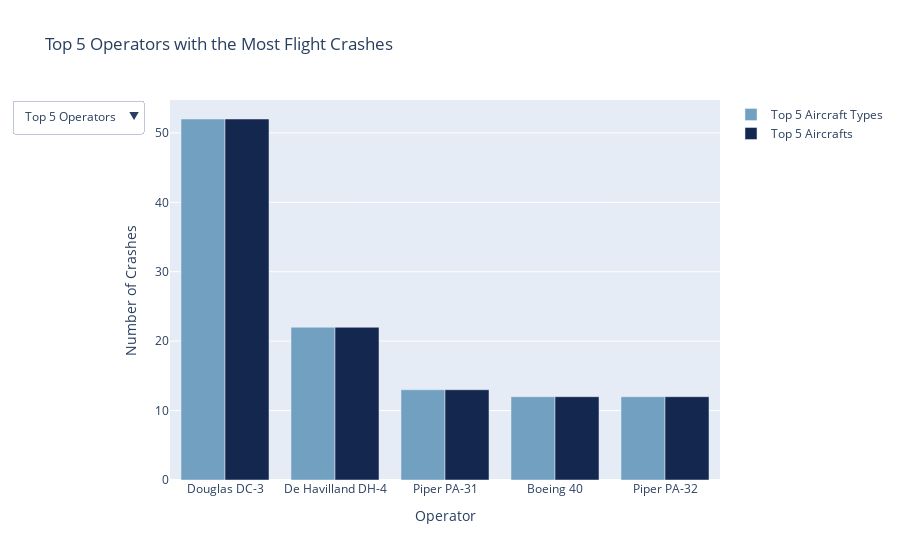

The notebook cell this image was saved under:
### Code cell
# INITIALIZE GRAPH OBJECT
fig = go.Figure()

# Group the data by aircraft type and count the number of crashes
type_crashes = df.groupby('Type').count()['Date'].reset_index(name='count')

# Sort the data by count in descending order
type_crashes = type_crashes.sort_values(by='count', ascending=False)

# Get the top 5 aircraft types with the most flight crashes
top_5_types = type_crashes.iloc[:5]

# TRACE-1: Top 5 histogram of Operators
fig.add_trace(go.Bar(x=top_5_types['Type'], y=top_5_types['count'], name='Top 5 Aircraft Types', marker_color='#72A0C1'))

# Group the data by aircraft type and count the number of crashes
type_crashes = df.groupby('Type').count()['Date'].reset_index(name='count')

# Sort the data by count in descending order
type_crashes = type_crashes.sort_values(by='count', ascending=False)

# Get the top 5 aircraft types with the most flight crashes
top_5_types = type_crashes.iloc[:5]

# TRACE-2: Top 5 AIRCARFTS
fig.add_trace(go.Bar(x=top_5_types['Type'], y=top_5_types['count'], name='Top 5 Aircrafts', marker_color="#13274F"))


# Add dropdown
fig.update_layout(
    updatemenus=[
        dict(
            active=0,
            buttons=list([
                dict(label="Top 5 Operators",
                        method="update",    
                        args=[{"visible": [True, False]},
                            {"title": "Top 5 Operators with the Most Flight Crashes"}]),
                dict(label="Top 5 Aircrafts",
                        method="update",
                        args=[{"visible": [False, True]},
                            {"title": "Top 5 Aircrafts with the Most Flight Crashes"}])
            ]),
        )
    ]
)

# Update the layout
fig.update_layout(
    title='Top 5 Operators with the Most Flight Crashes',
    xaxis_title='Operator',
    yaxis_title='Number of Crashes'
)

# Show the plot
fig.show()

### Figure 1 — Plotly figure (JSON) as saved in the notebook; plotly's stock layout.template omitted (floating-point values rounded to 4 significant figures)
{"data": [{"marker": {"color": "#72A0C1"}, "name": "Top 5 Aircraft Types", "type": "bar", "x": ["Douglas DC-3", "De Havilland DH-4", "Piper PA-31", "Boeing 40", "Piper PA-32"], "y": [52, 22, 13, 12, 12]}, {"marker": {"color": "#13274F"}, "name": "Top 5 Aircrafts", "type": "bar", "x": ["Douglas DC-3", "De Havilland DH-4", "Piper PA-31", "Boeing 40", "Piper PA-32"], "y": [52, 22, 13, 12, 12]}], "layout": {"title": {"text": "Top 5 Operators with the Most Flight Crashes"}, "updatemenus": [{"active": 0, "buttons": [{"args": [{"visible": [true, false]}, {"title": "Top 5 Operators with the Most Flight Crashes"}], "label": "Top 5 Operators", "method": "update"}, {"args": [{"visible": [false, true]}, {"title": "Top 5 Aircrafts with the Most Flight Crashes"}], "label": "Top 5 Aircrafts", "method": "update"}]}], "xaxis": {"title": {"text": "Operator"}}, "yaxis": {"title": {"text": "Number of Crashes"}}}}
